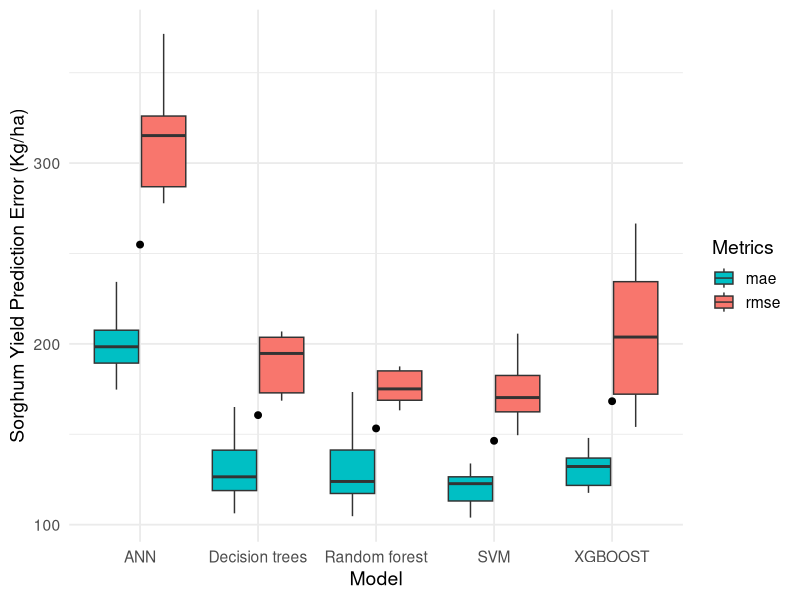

The R source for this figure:
# Load libraries
library(tidyverse)

# Create example data
set.seed(123) 

# Define models and metrics
models <- c("Decision trees", "ANN", "Random forest", "SVM", "XGBOOST")
metrics <- c("rmse", "mae")

# Define models and metrics
models <- c("Decision trees", "ANN", "Random forest", "SVM", "XGBOOST")
metrics <- c("rmse", "mae")

# Create a table with means and SDs for each Model/Metric combination
param_table <- tribble(
  ~Model,            ~Metric, ~Mean, ~SD,
  "Decision trees",  "rmse",  180,   30,
  "Decision trees",  "mae",   140,   20,
  "ANN",             "rmse",  300,   40,
  "ANN",             "mae",   200,   20,
  "Random forest",   "rmse",  170,   30,
  "Random forest",   "mae",   130,   20,
  "SVM",             "rmse",  180,   25,
  "SVM",             "mae",   120,   15,
  "XGBOOST",         "rmse",  190,   35,
  "XGBOOST",         "mae",   125,   20
)

# Simulate 10 replicates for each combination
example_data <- param_table %>%
  group_by(Model, Metric) %>%
  mutate(
    Value = list(rnorm(10, mean = Mean, sd = SD))
  ) %>%
  unnest(Value) %>%
  group_by(Model, Metric) %>%
  mutate(Replicate = row_number())

# Plot
ggplot(example_data, aes(x = Model, y = Value, fill = Metric)) +
  geom_boxplot(outlier.shape = NA, position = position_dodge(width = 0.8)) +
  stat_summary(
    fun = mean,
    geom = "point",
    shape = 21,
    position = position_dodge(width = 0.8),
    size = 2,
    fill = "black",
    color = "black"
  ) +
  labs(
    y = "Sorghum Yield Prediction Error (Kg/ha)",
    fill = "Metrics"
  ) +
  scale_fill_manual(values = c("rmse" = "#F8766D", "mae" = "#00BFC4")) +
  theme_minimal(base_size = 14)